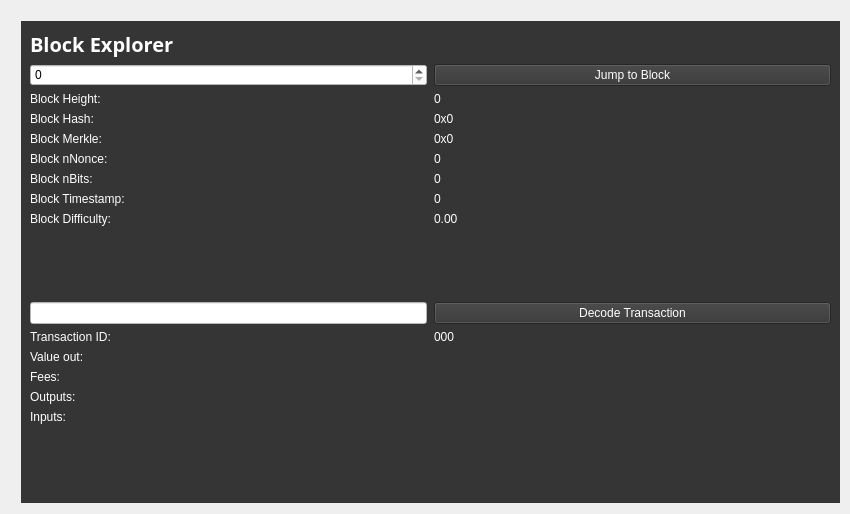
<?xml version="1.0" encoding="UTF-8"?>
<ui version="4.0">
 <class>BlockBrowser</class>
 <widget class="QWidget" name="BlockBrowser">
  <property name="windowModality">
   <enum>Qt::NonModal</enum>
  </property>
  <property name="enabled">
   <bool>true</bool>
  </property>
  <property name="geometry">
   <rect>
    <x>0</x>
    <y>0</y>
    <width>850</width>
    <height>514</height>
   </rect>
  </property>
  <property name="sizePolicy">
   <sizepolicy hsizetype="Expanding" vsizetype="Expanding">
    <horstretch>0</horstretch>
    <verstretch>0</verstretch>
   </sizepolicy>
  </property>
  <property name="minimumSize">
   <size>
    <width>0</width>
    <height>0</height>
   </size>
  </property>
  <property name="acceptDrops">
   <bool>false</bool>
  </property>
  <property name="windowTitle">
   <string>Form</string>
  </property>
  <layout class="QGridLayout">
   <property name="sizeConstraint">
    <enum>QLayout::SetMaximumSize</enum>
   </property>
   <property name="leftMargin">
    <number>21</number>
   </property>
   <property name="topMargin">
    <number>21</number>
   </property>
   <property name="rightMargin">
    <number>10</number>
   </property>
   <item row="1" column="0">
    <widget class="QWidget" name="widget" native="true">
     <property name="sizePolicy">
      <sizepolicy hsizetype="Expanding" vsizetype="Expanding">
       <horstretch>0</horstretch>
       <verstretch>0</verstretch>
      </sizepolicy>
     </property>
     <property name="styleSheet">
      <string notr="true">background-color: rgb(53, 53, 53);
color: rgb(255, 255, 255);</string>
     </property>
     <layout class="QGridLayout" name="gridLayout">
      <item row="0" column="0">
       <layout class="QHBoxLayout" name="horizontalLayout_4">
        <property name="spacing">
         <number>7</number>
        </property>
        <item>
         <widget class="QLabel" name="label_5">
          <property name="font">
           <font>
            <family>Open Sans,sans-serif</family>
           </font>
          </property>
          <property name="styleSheet">
           <string notr="true">color: rgb(255, 255, 255);</string>
          </property>
          <property name="text">
           <string>&lt;html&gt;&lt;head/&gt;&lt;body&gt;&lt;p&gt;&lt;span style=&quot; font-size:20px; font-weight:600; color:#ffffff;&quot;&gt;Block Explorer &lt;/span&gt;&lt;/p&gt;&lt;/body&gt;&lt;/html&gt;</string>
          </property>
         </widget>
        </item>
        <item>
         <spacer name="horizontalSpacer_2">
          <property name="orientation">
           <enum>Qt::Horizontal</enum>
          </property>
          <property name="sizeHint" stdset="0">
           <size>
            <width>40</width>
            <height>20</height>
           </size>
          </property>
         </spacer>
        </item>
       </layout>
      </item>
      <item row="1" column="0">
       <layout class="QGridLayout" name="gridLayout_3" rowstretch="0,0,0,0,0,0,0,0,0,0,0,0,0,0,0,0,0,0,0" columnstretch="0,0">
        <property name="sizeConstraint">
         <enum>QLayout::SetDefaultConstraint</enum>
        </property>
        <property name="horizontalSpacing">
         <number>7</number>
        </property>
        <item row="12" column="0">
         <widget class="QLineEdit" name="txBox">
          <property name="sizePolicy">
           <sizepolicy hsizetype="Preferred" vsizetype="Fixed">
            <horstretch>0</horstretch>
            <verstretch>0</verstretch>
           </sizepolicy>
          </property>
          <property name="styleSheet">
           <string notr="true">background-color: rgb(255, 255, 255);
color: rgb(0, 0, 0);</string>
          </property>
          <property name="inputMask">
           <string comment="Transaction id" extracomment="Transaction id"/>
          </property>
          <property name="placeholderText">
           <string comment="Transaction ID" extracomment="Transaction ID"/>
          </property>
         </widget>
        </item>
        <item row="6" column="1">
         <widget class="QLabel" name="nonceBox">
          <property name="text">
           <string>0</string>
          </property>
          <property name="textInteractionFlags">
           <set>Qt::LinksAccessibleByMouse|Qt::TextSelectableByMouse</set>
          </property>
         </widget>
        </item>
        <item row="5" column="1">
         <widget class="QLabel" name="merkleBox">
          <property name="minimumSize">
           <size>
            <width>0</width>
            <height>0</height>
           </size>
          </property>
          <property name="text">
           <string>0x0</string>
          </property>
          <property name="textInteractionFlags">
           <set>Qt::LinksAccessibleByMouse|Qt::TextSelectableByMouse</set>
          </property>
         </widget>
        </item>
        <item row="17" column="0">
         <widget class="QLabel" name="inputLabel">
          <property name="text">
           <string>Inputs:</string>
          </property>
          <property name="alignment">
           <set>Qt::AlignLeading|Qt::AlignLeft|Qt::AlignTop</set>
          </property>
         </widget>
        </item>
        <item row="18" column="0">
         <spacer name="verticalSpacer">
          <property name="orientation">
           <enum>Qt::Vertical</enum>
          </property>
          <property name="sizeHint" stdset="0">
           <size>
            <width>20</width>
            <height>40</height>
           </size>
          </property>
         </spacer>
        </item>
        <item row="12" column="1">
         <widget class="QPushButton" name="txButton">
          <property name="text">
           <string>Decode Transaction</string>
          </property>
         </widget>
        </item>
        <item row="5" column="0">
         <widget class="QLabel" name="merkleLabel">
          <property name="text">
           <string>Block Merkle:</string>
          </property>
         </widget>
        </item>
        <item row="1" column="1">
         <widget class="QPushButton" name="blockButton">
          <property name="text">
           <string>Jump to Block</string>
          </property>
         </widget>
        </item>
        <item row="7" column="0">
         <widget class="QLabel" name="bitsLabel">
          <property name="text">
           <string>Block nBits:</string>
          </property>
         </widget>
        </item>
        <item row="9" column="1">
         <widget class="QLabel" name="hardBox">
          <property name="text">
           <string>0.00</string>
          </property>
          <property name="textInteractionFlags">
           <set>Qt::LinksAccessibleByMouse|Qt::TextSelectableByMouse</set>
          </property>
         </widget>
        </item>
        <item row="1" column="0">
         <widget class="QSpinBox" name="heightBox">
          <property name="sizePolicy">
           <sizepolicy hsizetype="Preferred" vsizetype="Fixed">
            <horstretch>0</horstretch>
            <verstretch>0</verstretch>
           </sizepolicy>
          </property>
          <property name="styleSheet">
           <string notr="true">background-color: rgb(255, 255, 255);
color: rgb(0, 0, 0);</string>
          </property>
          <property name="maximum">
           <number>99999999</number>
          </property>
         </widget>
        </item>
        <item row="13" column="0">
         <widget class="QLabel" name="txLabel">
          <property name="text">
           <string>Transaction ID:</string>
          </property>
         </widget>
        </item>
        <item row="3" column="0">
         <widget class="QLabel" name="heightLabel_2">
          <property name="text">
           <string>Block Height:</string>
          </property>
         </widget>
        </item>
        <item row="16" column="0">
         <widget class="QLabel" name="outputLabel">
          <property name="text">
           <string>Outputs:</string>
          </property>
          <property name="alignment">
           <set>Qt::AlignLeading|Qt::AlignLeft|Qt::AlignTop</set>
          </property>
         </widget>
        </item>
        <item row="14" column="0">
         <widget class="QLabel" name="valueLabel">
          <property name="text">
           <string>Value out:</string>
          </property>
         </widget>
        </item>
        <item row="15" column="0">
         <widget class="QLabel" name="feesLabel">
          <property name="text">
           <string>Fees:</string>
          </property>
         </widget>
        </item>
        <item row="14" column="1">
         <widget class="QLabel" name="valueBox">
          <property name="text">
           <string/>
          </property>
          <property name="textInteractionFlags">
           <set>Qt::LinksAccessibleByMouse|Qt::TextSelectableByMouse</set>
          </property>
         </widget>
        </item>
        <item row="9" column="0">
         <widget class="QLabel" name="hardLabel">
          <property name="text">
           <string>Block Difficulty:</string>
          </property>
         </widget>
        </item>
        <item row="7" column="1">
         <widget class="QLabel" name="bitsBox">
          <property name="text">
           <string>0</string>
          </property>
          <property name="textInteractionFlags">
           <set>Qt::LinksAccessibleByMouse|Qt::TextSelectableByMouse</set>
          </property>
         </widget>
        </item>
        <item row="8" column="1">
         <widget class="QLabel" name="timeBox">
          <property name="text">
           <string>0</string>
          </property>
          <property name="textInteractionFlags">
           <set>Qt::LinksAccessibleByMouse|Qt::TextSelectableByMouse</set>
          </property>
         </widget>
        </item>
        <item row="13" column="1">
         <widget class="QLabel" name="txID">
          <property name="text">
           <string>000</string>
          </property>
          <property name="textInteractionFlags">
           <set>Qt::LinksAccessibleByMouse|Qt::TextSelectableByMouse</set>
          </property>
         </widget>
        </item>
        <item row="16" column="1">
         <widget class="QLabel" name="outputBox">
          <property name="text">
           <string/>
          </property>
          <property name="alignment">
           <set>Qt::AlignLeading|Qt::AlignLeft|Qt::AlignTop</set>
          </property>
          <property name="textInteractionFlags">
           <set>Qt::LinksAccessibleByMouse|Qt::TextSelectableByMouse</set>
          </property>
         </widget>
        </item>
        <item row="3" column="1">
         <widget class="QLabel" name="heightLabel">
          <property name="text">
           <string>0</string>
          </property>
          <property name="textInteractionFlags">
           <set>Qt::LinksAccessibleByMouse|Qt::TextSelectableByMouse</set>
          </property>
         </widget>
        </item>
        <item row="15" column="1">
         <widget class="QLabel" name="feesBox">
          <property name="text">
           <string/>
          </property>
          <property name="textInteractionFlags">
           <set>Qt::LinksAccessibleByMouse|Qt::TextSelectableByMouse</set>
          </property>
         </widget>
        </item>
        <item row="17" column="1">
         <widget class="QLabel" name="inputBox">
          <property name="text">
           <string/>
          </property>
          <property name="alignment">
           <set>Qt::AlignLeading|Qt::AlignLeft|Qt::AlignTop</set>
          </property>
          <property name="textInteractionFlags">
           <set>Qt::LinksAccessibleByMouse|Qt::TextSelectableByMouse</set>
          </property>
         </widget>
        </item>
        <item row="6" column="0">
         <widget class="QLabel" name="nonceLabel">
          <property name="text">
           <string>Block nNonce:</string>
          </property>
         </widget>
        </item>
        <item row="4" column="0">
         <widget class="QLabel" name="hashLabel">
          <property name="text">
           <string>Block Hash:</string>
          </property>
         </widget>
        </item>
        <item row="8" column="0">
         <widget class="QLabel" name="timeLabel">
          <property name="text">
           <string>Block Timestamp:</string>
          </property>
         </widget>
        </item>
        <item row="4" column="1">
         <widget class="QLabel" name="hashBox">
          <property name="enabled">
           <bool>true</bool>
          </property>
          <property name="sizePolicy">
           <sizepolicy hsizetype="Preferred" vsizetype="Preferred">
            <horstretch>0</horstretch>
            <verstretch>0</verstretch>
           </sizepolicy>
          </property>
          <property name="minimumSize">
           <size>
            <width>0</width>
            <height>0</height>
           </size>
          </property>
          <property name="text">
           <string>0x0</string>
          </property>
          <property name="textInteractionFlags">
           <set>Qt::LinksAccessibleByMouse|Qt::TextSelectableByMouse</set>
          </property>
         </widget>
        </item>
        <item row="11" column="0">
         <spacer name="verticalSpacer_2">
          <property name="orientation">
           <enum>Qt::Vertical</enum>
          </property>
          <property name="sizeHint" stdset="0">
           <size>
            <width>20</width>
            <height>40</height>
           </size>
          </property>
         </spacer>
        </item>
       </layout>
      </item>
     </layout>
    </widget>
   </item>
  </layout>
 </widget>
 <resources/>
 <connections/>
</ui>
